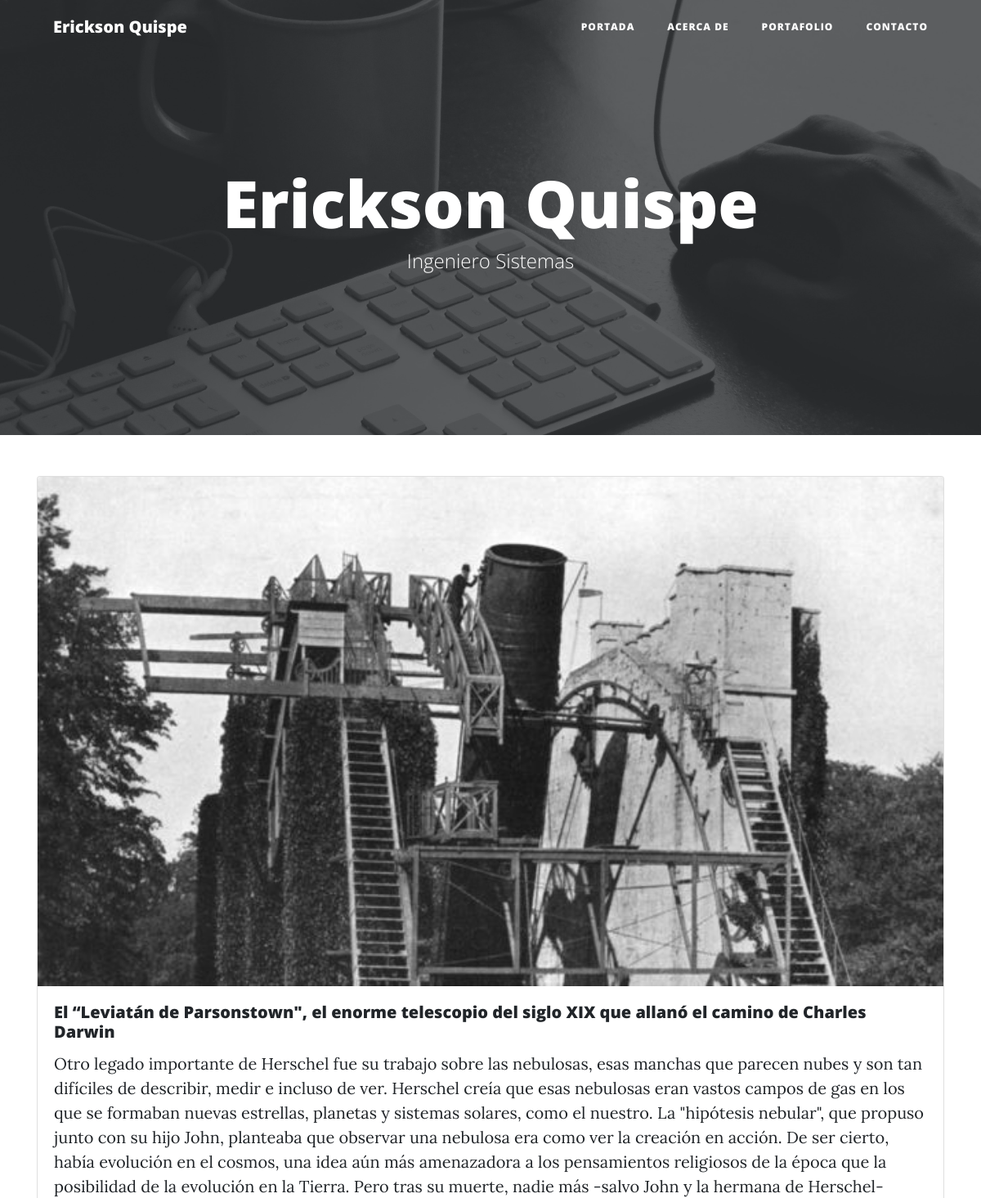
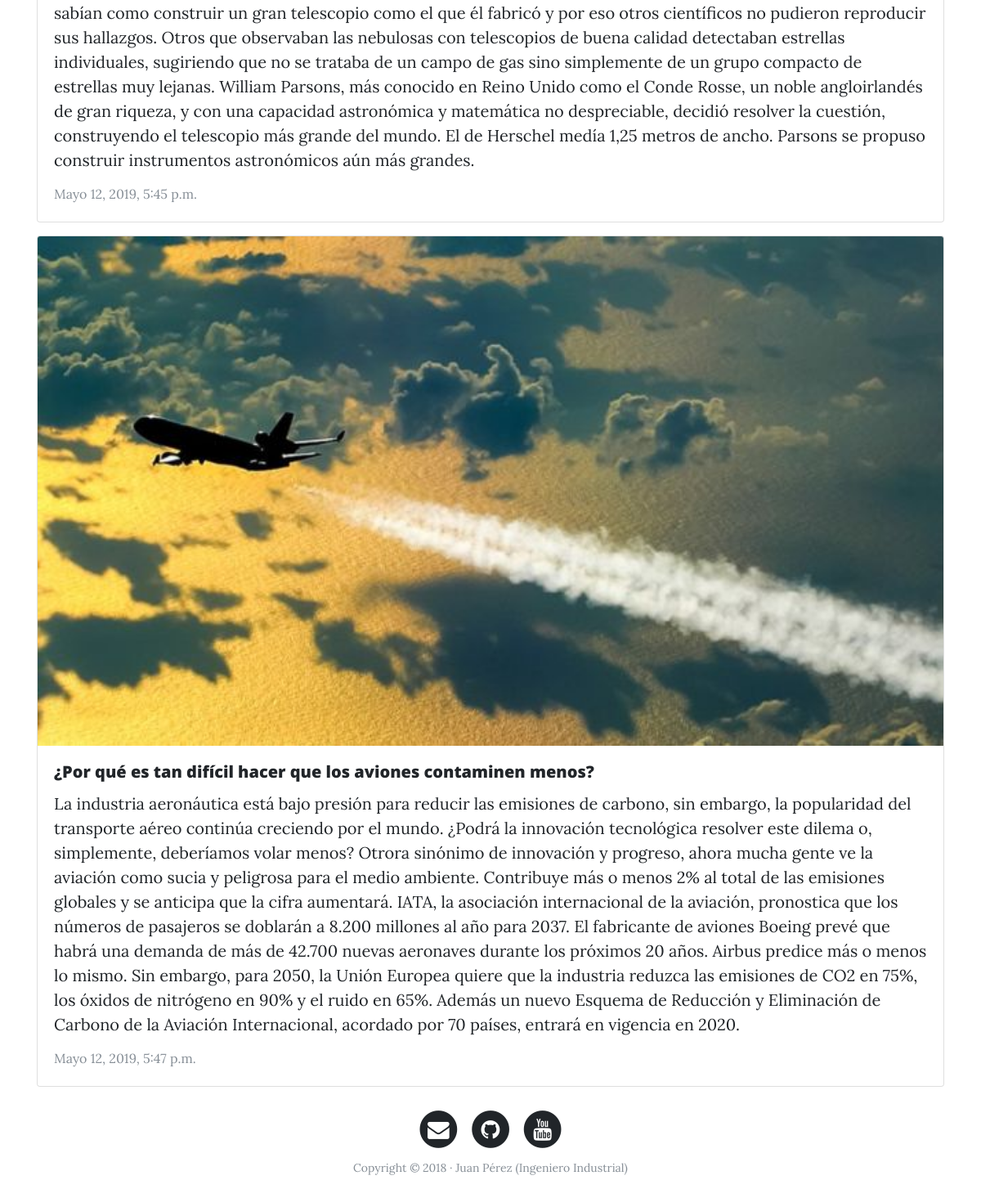
The page / on the database its author committed (2 pictures, top to bottom).
### portada/models.py (models this page shows, shortened)
class Project(models.Model):
    title=models.CharField(max_length=300)
    description=models.TextField()
    image=models.ImageField(upload_to='projects')
    create=models.DateTimeField(auto_now_add=True,verbose_name="date create")
    update=models.DateTimeField(auto_now=True,verbose_name="date update")

### portada/views.py (the view)
# urls.py: 2. Add a URL to urlpatterns:  path('', views.home, name='home')
def home(request):
    projects=Project.objects.all()
    return render(request,"core/index.html",{'projects':projects})

### core/templates/core/index.html (shortened to what this page needs)
  {% extends "core/base.html" %}
  {% load static %}
  {% block bgimagen %}{% static 'core/img/home-bg.jpg' %}{% endblock %}
  {% block header %}
    <h1>Erickson Quispe</h1>
    <span class="subheading">Ingeniero Sistemas</span>
  {% endblock %}
  {% block content %}
  <div class="container">
    {% for project in projects %}
    <div class="card mb-3">
        <img class="card-img-top" src="{{project.image.url}}" alt="Card image cap">
        <div class="card-body">
          <h5 class="card-title">{{project.title}}</h5>
          <p class="card-text">{{project.description}}</p>
          <p class="card-text"><small class="text-muted">{{project.create}}</small></p>
        </div>
    </div>
    {% endfor %}
  </div>
  {% endblock content %}

### core/templates/core/base.html (shortened to what this page needs)
<!DOCTYPE html>
<html lang="es">
  <head>
    {% load static %}
    <link href="{% static 'core/vendor/bootstrap/css/bootstrap.min.css' %}" rel="stylesheet">
    <link href="{% static 'core/vendor/font-awesome/css/font-awesome.min.css' %}" rel="stylesheet" type="text/css">
    <link href="{% static 'core/css/clean-blog.min.css' %}" rel="stylesheet">
  </head>
  <body>
    <nav class="navbar navbar-expand-lg navbar-light fixed-top" id="mainNav">
      <div class="container">
        <a class="navbar-brand" href="index.html">Erickson Quispe</a>
        <div class="collapse navbar-collapse" id="navbarResponsive">
          <ul class="navbar-nav ml-auto">
            <li class="nav-item">
              <a class="nav-link" href="{% url 'home' %}">Portada</a>
            </li>
            <li class="nav-item">
              <a class="nav-link" href="{% url 'about' %}">Acerca de</a>
            </li>
            <li class="nav-item">
              <a class="nav-link" href="{% url 'portfolio' %}">Portafolio</a>
            </li>
            <li class="nav-item">
              <a class="nav-link" href="{% url 'contact' %}">Contacto</a>
            </li>
          </ul>
        </div>
      </div>
    </nav>
    <header class="masthead" style="background-image: url('{% block bgimagen %}{% endblock %}')">
      <div class="overlay"></div>
      <div class="container">
        <div class="row">
          <div class="col-lg-8 col-md-10 mx-auto">
            <div class="site-heading">
              {% block header %}{% endblock header %}
            </div>
          </div>
        </div>
      </div>
    </header>
    {% block content %}{% endblock content %}
    <footer>
      <div class="container">
        <div class="row">
          <div class="col-lg-8 col-md-10 mx-auto">
            <ul class="list-inline text-center">
              <li class="list-inline-item">
                <a href="#">
                  <span class="fa-stack fa-lg">
                    <i class="fa fa-circle fa-stack-2x"></i>
                    <i class="fa fa-envelope fa-stack-1x fa-inverse"></i>
                  </span>
                </a>
              </li>
              <li class="list-inline-item">
                <a href="#">
                  <span class="fa-stack fa-lg">
                    <i class="fa fa-circle fa-stack-2x"></i>
                    <i class="fa fa-github fa-stack-1x fa-inverse"></i>
                  </span>
                </a>
              </li>
              <li class="list-inline-item">
                <a href="#">
                  <span class="fa-stack fa-lg">
                    <i class="fa fa-circle fa-stack-2x"></i>
                    <i class="fa fa-youtube fa-stack-1x fa-inverse"></i>
                  </span>
                </a>
              </li>
            </ul>
            <p class="copyright text-muted">Copyright &copy; 2018 · Juan Pérez (Ingeniero Industrial) </p>
          </div>
        </div>
      </div>
    </footer>
  </body>
</html>

### rows shown on the page
Project: image (picture), title "El “Leviatán de Parsonstown\", el enorme telescopio del siglo XIX que allanó el camino de Charles Darwin", description "Otro legado importante de Herschel fue su trabajo sobre las nebulosas, esas manchas que parecen nubes y son tan difíciles de describir, medir e incluso de ver. Herschel creía que esas nebulosas eran vastos campos de gas en los que se formaban nuevas estrellas, planetas y sistemas solares, como el nuestro. La \"hipótesis nebular\", que propuso junto con su hijo John, planteaba que observar una nebulosa era como ver la creación en acción. De ser cierto, había evolución en el cosmos, una idea aún más amenazadora a los pensamientos religiosos de la época que la posibilidad de la evolución en la Tierra. Pero tras su muerte, nadie más -salvo John y la hermana de Herschel- sabían como construir un…", create "Mayo 12, 2019, 5:45 p.m."
Project: image (picture), title "¿Por qué es tan difícil hacer que los aviones contaminen menos?", description "La industria aeronáutica está bajo presión para reducir las emisiones de carbono, sin embargo, la popularidad del transporte aéreo continúa creciendo por el mundo. ¿Podrá la innovación tecnológica resolver este dilema o, simplemente, deberíamos volar menos? Otrora sinónimo de innovación y progreso, ahora mucha gente ve la aviación como sucia y peligrosa para el medio ambiente. Contribuye más o menos 2% al total de las emisiones globales y se anticipa que la cifra aumentará. IATA, la asociación internacional de la aviación, pronostica que los números de pasajeros se doblarán a 8.200 millones al año para 2037. El fabricante de aviones Boeing prevé que habrá una demanda de más de 42.700 nuevas…", create "Mayo 12, 2019, 5:47 p.m."
